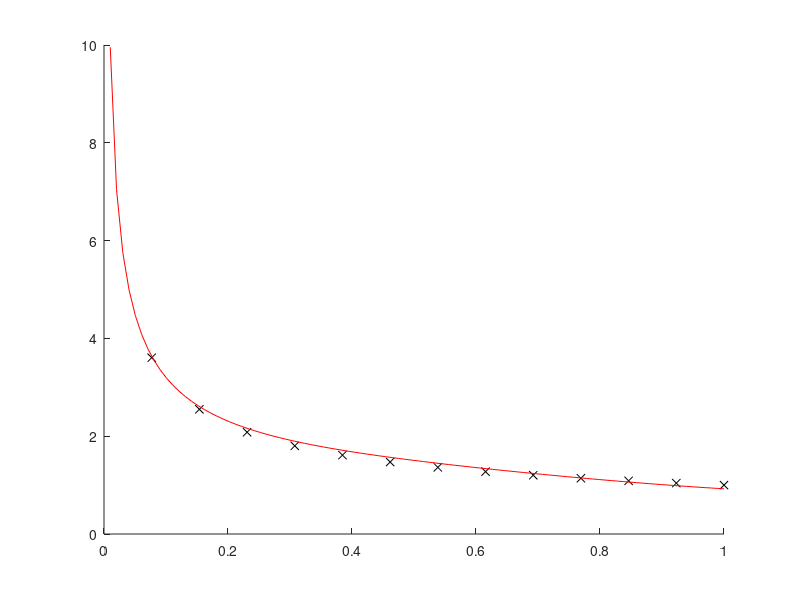

Write MATLAB code to recreate this figure. (Note: this script raises an error after producing the figure.)
function patchAbsolute(x,y,varargin)
%% patchAbsolute
%   Plots a patch (solid area) over a plot, without affecting the plot 
%% Inputs   :
%   x       : List of x coordinates (in absolute, relative to the window size
%   y       : List of y coordinates (in absolute, relative to the window size) WARNING! Will be scaled by default to be equally plotted as x (turn off by disabling 'Equal')
%% Outputs  :
%   None
%% Optional Inputs  :
%   Plotting : 
%       'Scale'=u : [1] : Scale the x/y inputs
%       'Corner'='t/b','l/r' : ['tr'] : Which corner of the plot to be over
%       'ax'=axObj : [gca()] : Which axes to plot it on
%       'fg'=fgObj : [gcf()] : Which figure to plot it on
%       'Free'=[x,y,w,h]/false : [false] : Input quad-coordinates (x/y/w/h) to plot the x/y into
%       'Equal'=true/false : [true] : Scale the x/y to be equal
%       'Padded'=true/false : [true] : Padding from the axes edges
%       'Debug'=true/false : [false] : Shows the fake axes limits, useful if wanting to use 'Free'=xywh
%   Colours : 
%       'Color'=[r,g,b] : [0,0,0] : Colour of the Patch face
%       'EdgeColor'=[r,g,b] : ['Color'] : Colour of the lineart
%       'Alpha'=u : [1] : Alpha transparency of the face
%       'LineStyle'='-'/'--'/etc. : 'none' : Style of the lineart
%       'Linewdith'=px : 2 : Thicknesss of the lineart
%       'Marker'='x'/'o'/'sq'/etc. : 'none' : Marker Style
%       'MarkerSize'=px : 8 : Size of the Marker
% 
%% Created by George R. Smith - grs44@bath.ac.uk 

%% No-Input Example
if nargin == 0 
    close all ; 
    if exist('figGen','file') , [~,~] = figGen ; else , figure ; axes ; hold all ; end
    plot(linspace(0,1,14),linspace(0,1,14).^-0.5,'Color','k','LineStyle','none','Marker','x') ; plot(linspace(0,1),linspace(0,1).^-0.5+.1*sin(4*linspace(0,1)),'r') ; 
    x = 4*[0.0418338000000000	0.00515620000000000	0.00515620000000000	0	0	0.00889000000000000	0.00889000000000000	0.0241300000000000	0.0241300000000000	0.0469900000000000	0.0469900000000000	0.0428752000000000	0.0802132000000000	0.0795782000000000	0.0425450000000000	0.0425450000000000	0.0386842000000000	0.0315976000000000	0.00995680000000000	0.00541020000000000	0.0427482000000000	0.0418338000000000] ; 
    y = 4*[0	-0.0470408000000000	-0.0377952000000000	-0.0377952000000000	-0.0494792000000000	-0.0494792000000000	-0.0504952000000000	-0.0504952000000000	-0.0507492000000000	-0.0507492000000000	-0.0458724000000000	-0.0477774000000000	0	0	-0.0473456000000000	-0.0423672000000000	-0.0423672000000000	-0.0456692000000000	-0.0456692000000000	-0.0477774000000000	0	0] ; 
end

%% Optional Inputs
p = inputParser() ; 
% Plotting
addParameter(p,'Scale',1) ; 
addParameter(p,'Corner','tr') ; 
addParameter(p,'ax',gca()) ; 
addParameter(p,'fg',gcf()) ; 
addParameter(p,'Free',false) ; 
addParameter(p,'Equal',true) ; 
addParameter(p,'Padded',true) ; 
addParameter(p,'Padding',0.02) ; 
addParameter(p,'Debug',false) ; 
% Colours
addParameter(p,'Color',[1,1,1]*0) ; 
addParameter(p,'EdgeColor',[]) ; 
addParameter(p,'Alpha',1) ; 
addParameter(p,'LineStyle','none') ; 
addParameter(p,'LineWidth',2) ; 
addParameter(p,'Marker','none') ; 
addParameter(p,'MarkerSize',8) ; 
% Parse
parse(p,varargin{:}) ; 
% Plotting
scaleFactor = p.Results.Scale ; x = x*scaleFactor ; y = y*scaleFactor ; x = x-min(x) ; y = y-min(y) ; 
cornerCase = p.Results.Corner ; 
ax = p.Results.ax ; 
fg = p.Results.fg ; 
freeBool = p.Results.Free ; if length(freeBool)>1 , freeLoc = freeBool ; freeBool = true ; else , if freeBool , warning("What?") ; end , end
equalBool = p.Results.Equal ; 
paddedBool = p.Results.Padded ; 
padding = p.Results.Padding ; 
debugBool = p.Results.Debug ; 
% Colours
faceColor = p.Results.Color ; 
edgeColor = p.Results.EdgeColor ; if isempty(edgeColor) , edgeColor = faceColor ; end
faceAlpha = p.Results.Alpha ; 
lineStyle = p.Results.LineStyle ; 
lineWidth = p.Results.LineWidth ; 
markerCase = p.Results.Marker ; 
markerSize = p.Results.MarkerSize ; 

%% Equal Axes
if equalBool
    y = y*(fg.Position(3)/fg.Position(4)) ; 
    xpadding = padding ; ypadding = padding*(fg.Position(3)/fg.Position(4)) ; 
else
    xpadding = padding ; ypadding = padding ; 
end

%% Fake Axes
axFake = axes('Position',ax.Position,'XAxisLocation','bottom','YAxisLocation','right','Color','none','Parent',fg) ; 
axFake.Interactions = [] ; 
% Location
if freeBool
    X1 = freeLoc(1) ; 
    X2 = freeLoc(1)+freeLoc(3) ; 
    Y1 = freeLoc(2) ; 
    Y2 = freeLoc(2)+freeLoc(4) ; 
else
    switch cornerCase
        case "tl"
            X1 = ax.Position(1) ; 
            X2 = ax.Position(1)+max(x) ; 
            Y1 = ax.Position(2)+ax.Position(4)-max(y) ; 
            Y2 = ax.Position(2)+ax.Position(4) ; 
            if paddedBool , X1=X1+xpadding ; X2=X2+xpadding ; Y1=Y1-ypadding ; Y2=Y2-ypadding ; end
        case "tr"
            X1 = ax.Position(1)+ax.Position(3)-max(x) ; 
            X2 = ax.Position(1)+ax.Position(3) ; 
            Y1 = ax.Position(2)+ax.Position(4)-max(y) ; 
            Y2 = ax.Position(2)+ax.Position(4) ; 
            if paddedBool , X1=X1-xpadding ; X2=X2-xpadding ; Y1=Y1-ypadding ; Y2=Y2-ypadding ; end
        case "bl"
            X1 = ax.Position(1) ; 
            X2 = ax.Position(1)+max(x) ; 
            Y1 = ax.Position(2) ; 
            Y2 = ax.Position(2)+max(y) ; 
            if paddedBool , X1=X1+xpadding ; X2=X2+xpadding ; Y1=Y1+ypadding ; Y2=Y2+ypadding ; end
        case "br"
            X1 = ax.Position(1)+ax.Position(3)-max(x) ; 
            X2 = ax.Position(1)+ax.Position(3) ; 
            Y1 = ax.Position(2) ; 
            Y2 = ax.Position(2)+max(y) ; 
            if paddedBool , X1=X1-xpadding ; X2=X2-xpadding ; Y1=Y1+ypadding ; Y2=Y2+ypadding ; end
    end
end

axFake.Position = [X1,Y1,X2-X1,Y2-Y1] ; 
axFake.XGrid = 1 ; axFake.YGrid = 1 ; 
axFake.XLim = [min(x),max(x)] ; axFake.YLim = [min(y),max(y)] ; 

%% Patch
patchOut = patch(axFake,x,y,faceColor,'LineStyle',lineStyle,'LineWidth',lineWidth,'EdgeColor',edgeColor,'Marker',markerCase,'MarkerSize',markerSize) ; 
patchOut.FaceAlpha = faceAlpha ; 

%% Output Handling
if ~debugBool
    axFake.Visible = 0 ; 
    set(gcf,'CurrentAxes',ax) ; 
end
end